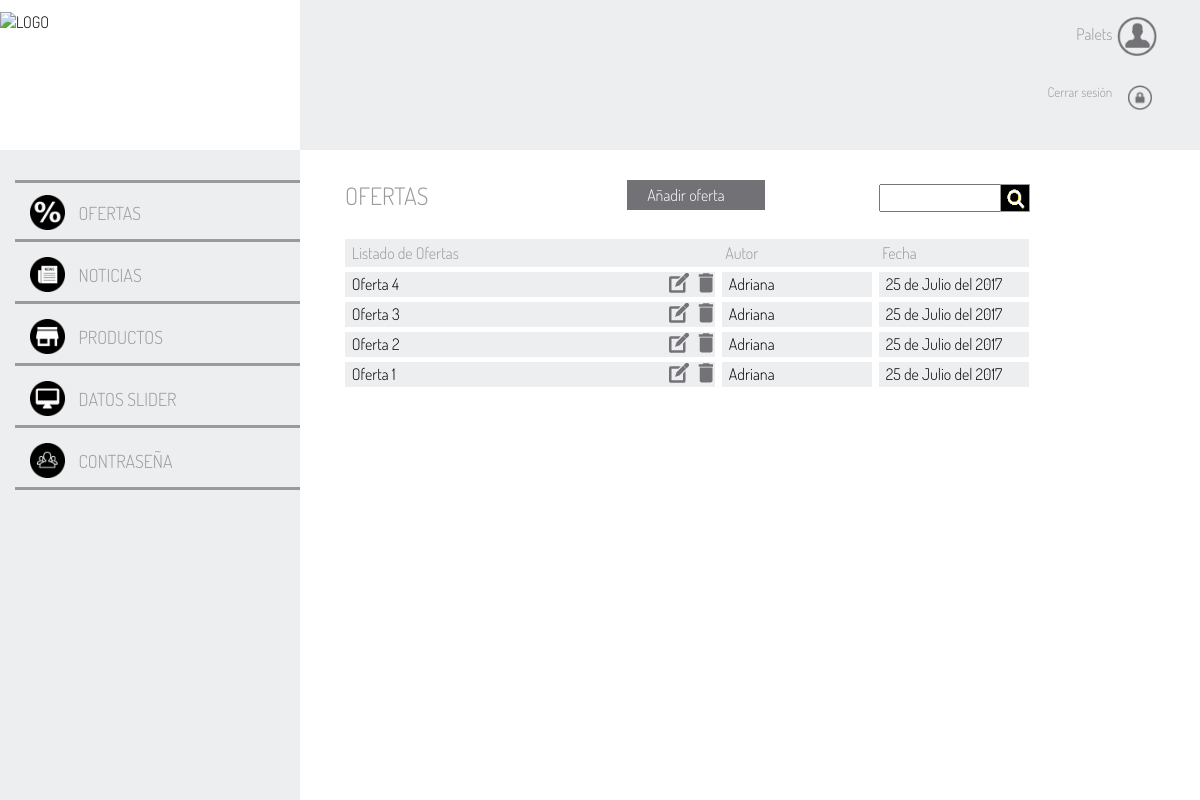
The app's page /administracion.php (signed in) with its own data.
### tables this page shows
CREATE TABLE `administrador` (
  `id` int(11) NOT NULL,
  `login` varchar(25) NOT NULL,
  `clave` text NOT NULL,
  `nombre` varchar(100) NOT NULL,
  `usuario` text NOT NULL
);

CREATE TABLE `ofertas` (
  `id` int(11) NOT NULL,
  `codigo` text NOT NULL,
  `nombre_es` text NOT NULL,
  `nombre_gl` text NOT NULL,
  `nombre_en` text NOT NULL,
  `pdf` text NOT NULL,
  `fecha` date NOT NULL,
  `autor` int(11) NOT NULL,
  `imagen` text NOT NULL,
  `texto_es` text NOT NULL,
  `texto_gl` text NOT NULL,
  `texto_en` text NOT NULL
);

### php/ofertas.php (the view, shortened to what this page needs)
<?php
include('conexion.php');
$consulta_ofertas = "SELECT * FROM ofertas";
$rs_ofertas = mysqli_query($con, $consulta_ofertas);
$num_total_ofertas = mysqli_num_rows($rs_ofertas);
$tam_pag = 10;
if(!isset($_GET["pagina"]))
    $pagina="";
else
    $pagina = $_GET["pagina"];
if (!$pagina) {
   $inicio = 0;
   $pagina = 1;
}
else {
   $inicio = ($pagina - 1) * $tam_pag;
}
$total_paginas = ceil($num_total_ofertas / $tam_pag);
$consulta = "SELECT * FROM ofertas ORDER BY id DESC LIMIT ".$inicio."," . $tam_pag;
$result = mysqli_query($con, $consulta);
$texto = '';
if (isset($_POST['buscar_oferta'])) {
    $busqueda = trim($_POST['buscar_oferta']);
    $busqueda = mysqli_real_escape_string($con, $busqueda);
    $entero = 0;
    if (empty($busqueda)){
      $texto = '<p class="texto_busqueda">Búsqueda sin resultados<p>';
    }else{
        mysqli_set_charset('utf8');
        $sql = "SELECT * FROM ofertas WHERE nombre_es LIKE '%" .$busqueda. "%' ORDER BY nombre_es";
        $resultado = mysqli_query($con, $sql);
        if (mysqli_num_rows($resultado) > 0){
            echo '<table class="tabla_ofertas" align="center">
                <tr>
                <th>Listado de Ofertas</th>
                <th>Autor</th>
                <th>Fecha</th>
                </tr>';
            while ($fila=mysqli_fetch_array($resultado, MYSQLI_ASSOC))
            {
              if(!isset($_GET["elem"]))
                $elem = $fila['codigo'];
            else
                $elem = '';
            echo '<tr><td><div>'.$fila["nombre_es"]; ?>
            <div class="iconos_bd"><div class="img1_bd"><a href="?editar_oferta=<?php echo $elem; ?>"><img src ="images/iconos_areaprivada/ap_editar.png"></a></div>
            <div class="img2_bd"><a onclick="if(confirm('ADVERTENCIA \n Si acepta eliminar el archivo, también será eliminado de su servidor. ¿Desea borrar de forma permanente este archivo?') == false){return false;}" href="?borrar_oferta=<?php echo $elem; ?>"><img src="images/iconos_areaprivada/ap_eliminar.png"></a></div><div class="clear"></div></div></div></td>
            <?php $autor=mysqli_query($con, "select nombre from administrador WHERE id =".$fila["autor"]);
                while ($fil=mysqli_fetch_array($autor, MYSQLI_ASSOC)) {
                    echo '<td>'.utf8_encode($fil["nombre"]).'</td>';
                }
                $fecha_b = strtotime($fila['fecha']);
                $dia_b = date('d',$fecha_b);
                $mes_b = date('m',$fecha_b);
                $ano_b = date('Y',$fecha_b);
              $meses_b = array("Enero","Febrero","Marzo","Abril","Mayo","Junio","Julio","Agosto","Septiembre","Octubre","Noviembre","Diciembre");
            echo '<td><time datetime="'.$fila['fecha'].'"> '.$dia_b." de ".$meses_b[$mes_b-1]. " del ".$ano_b.'</time></td></tr>';
            }
            mysqli_free_result($result);
            echo '</table>';
        }
        else{
            $texto = "<p class='texto_busqueda'>No hay resultados</p>";
        }
    }
echo $texto;
} else {
?>
<div class="buscador">
  <form id="buscador_oferta"  method="post" action="">
    <div class="formu_input"><input id="buscar_oferta" name="buscar_oferta" type="search" placeholder="Buscar..." autofocus > </div>
    <div class="formu_img"><input type="image" src="images/iconos_areaprivada/ap_buscar.png" alt="submit" class="boton" value="buscar"> </div>
  </form>
</div>
<table class="tabla_ofertas" align="center">
<tr>
<th>Listado de Ofertas</th>
<th>Autor</th>
<th>Fecha</th>
</tr>
<?php
while ($row=mysqli_fetch_array($result, MYSQLI_ASSOC))
{
  if(!isset($_GET["elem"]))
    $elem = $row['codigo'];
else
    $elem = '';
echo '<tr><td><div>'.$row["nombre_es"]; ?>
<div class="iconos_bd"><div class="img1_bd"><a href="?editar_oferta=<?php echo $elem; ?>"><img src ="images/iconos_areaprivada/ap_editar.png"></a></div>
<div class="img2_bd"><a onclick="if(confirm('ADVERTENCIA \n Si acepta eliminar el archivo, también será eliminado de su servidor. ¿Desea borrar de forma permanente este archivo?') == false){return false;}" href="?borrar_oferta=<?php echo $elem; ?>"><img src="images/iconos_areaprivada/ap_eliminar.png"></a></div><div class="clear"></div></div></div></td>
<?php $autor=mysqli_query($con, "select nombre from administrador WHERE id =".$row["autor"]);
    while ($fil=mysqli_fetch_array($autor, MYSQLI_ASSOC)) {
        echo '<td>'.utf8_encode($fil["nombre"]).'</td>';
    }
    $fecha = strtotime($row['fecha']);
    $dia = date('d',$fecha);
    $mes = date('m',$fecha);
    $ano = date('Y',$fecha);
  $meses = array("Enero","Febrero","Marzo","Abril","Mayo","Junio","Julio","Agosto","Septiembre","Octubre","Noviembre","Diciembre");
echo '<td><time datetime="'.$row['fecha'].'"> '.$dia." de ".$meses[$mes-1]. " del ".$ano.'</time></td></tr>';
}
?>
</table>
<?php
if ($total_paginas > 1) {
    if ($pagina != 1) {
            echo '<a href="?list_ofertas&pagina='.($pagina-1).'">« Anterior</a> | ';
            for ($i=1;$i<=$total_paginas;$i++) {
                if ($pagina == $i)
                    echo ' | '.$pagina." | ";
                else
                    echo '  <a class="color" href="?list_ofertas&pagina='.$i.'">'.$i.'</a>  ';
           }
           if ($pagina != $total_paginas)
               echo '<a href="?list_ofertas&pagina='.($pagina+1).'"> | Siguiente »</a>';
} } }
?>

### php/cabecera_administracion.php (shortened to what this page needs)
<?php
            $login = $_SESSION['administrador'];
            include('conexion.php');
    ?>
<div class="cabecera_izq">
	<div class="logo_pardal"><a href="index.php"><img src="" alt="LOGO" /></a></div>
</div>
<div class="cabecera_der">
	<div class="user_administrador">
		<?php
		$result = mysqli_query($con, "SELECT nombre FROM administrador WHERE login = '$login'");
           $row=mysqli_fetch_array($result, MYSQLI_NUM);
           echo "<h4>".$row[0]."</h4>";
           ?>
	</div>
	<div class="user_salir">
		<a href='logout.php'><h5>Cerrar sesión</h5></a>
	</div>
</div>

### css/desktop.css (style rules this page uses)
* { margin: 0; padding: 0; font-family: 'Dosis.Light', sans-serif; font-weight: 100; }
html { width: 100%; height: 100%; }
body { width: 100%; height: 100%; margin: 0; }
body { height: auto !important; }
.body.admin { width: 100%; height: 100% !important; margin: 0; }
.cabecera.administracion .cabecera_izq { width: 25%; float: left; height: 150px; }
.cabecera.administracion .cabecera_izq .logo_pardal { width: 300px; padding-top: 1%; position: fixed; height: 100px; }
.cabecera.administracion .cabecera_der { width: 75%; float: right; text-align: right; height: 150px; background: #EDEEF0; position: fixed; margin-left: 25%; }
.cabecera.administracion a { text-decoration: none; color: inherit; }
.cabecera.administracion .cabecera_der .user_administrador,.cabecera.administracion .cabecera_der .user_salir { padding-right: 5%; padding-top: 1%; height: 50px; }
.cabecera.administracion .cabecera_der h4,.cabecera.administracion .cabecera_der h5 { margin-right: 5%; color: #9A999E; margin-top: 1.8%; }
.user_administrador { background: url("../images/iconos_areaprivada/ap_user.png"); background-size: 40px 40px; background-repeat: no-repeat; background-position: 95% 85%; }
.user_salir { background: url("../images/iconos_areaprivada/ap_cerrar.png"); background-size: 25px 25px; background-repeat: no-repeat; background-position: 94.5% 75%; }
.tabla_ofertas, .tabla_noticias, .tabla_usuarios, .tab_productos, .tab_slider, .tab_usuarios, .tabla_productos, .tabla_slider, .tabla_add_oferta, .tabla_add_noticia, .tabla_add_producto, .tabla_add_slider, .tabla_add_usuario { width: 100%; text-align: left; border-collapse: collapse; margin-bottom: 2%; }
.tabla_ofertas, .tabla_noticias, .tabla_usuarios, .tabla_productos, .tabla_slider { margin-bottom: 2%; }
.tabla_ofertas th, .tabla_noticias th, .tabla_usuarios th, .tab_productos th, .tab_usuarios th, .tab_slider th, .tabla_add_oferta th, .tabla_add_noticia th, .tabla_add_producto th, .tabla_add_slider th, .tabla_add_usuario th { color: #9A999E; margin-bottom: 1%; border-bottom: white 5px solid; padding-left: 1%; }
.tabla_ofertas tr, .tabla_noticias tr, .tabla_usuarios tr, .tab_productos tr, .tab_usuarios tr, .tabla_productos tr th, .tab_slider tr, .tabla_slider tr th, .tabla_add_oferta tr, .tabla_add_noticia tr, .tabla_add_producto tr, .tabla_add_slider tr, .tabla_add_usuario tr { height: 30px; background-color: #EDEEF0; border-bottom: white 5px solid; }
.tabla_ofertas tr td, .tabla_noticias tr td, .tabla_productos tr td, .tabla_slider tr td, .tabla_usuarios tr td { padding-left: 1%; }
.tabla_ofertas tr td:nth-child(2), .tabla_ofertas tr td:nth-child(3), .tabla_noticias tr td:nth-child(2), .tabla_noticias tr td:nth-child(3), .tabla_usuarios tr td:nth-child(2), .tabla_usuarios tr td:nth-child(3) { width: 150px; border-left: white 7px solid; }
.tabla_ofertas .iconos_bd, .tabla_noticias .iconos_bd, .tabla_usuarios .iconos_bd { width: 15%; height: 11px; float: right; margin-top: -0.5%; }
.iconos_bd .img1_bd, .iconos_bd .img2_bd { height: 20px; width: auto; float: left; margin-left: 17%; }
.iconos_bd .img1_bd, .iconos_bd .img2_bd { height: 20px; width: auto; float: left; margin-left: 13%; cursor: pointer }
.iconos_bd .img1_bd img, .iconos_bd .img2_bd img { cursor: pointer; }
.buscador { width: 33%; margin-top: -8%; height: 50px; float: right; }
.boton { height: 26px; width: 28px; margin-left: -0.5%; border: 1px solid #9A999E; }
input#buscar_oferta, input#buscar_noticia, input#buscar_producto, input#buscar_slider, input#buscar_usuario { height: 28px; width: 150px; margin-left: 29%; }
.formu_input { float: left; width: 57%; }
.formu_img { float: left; width: 2%; margin-left: 27%; }
#buscador_oferta, #buscador_noticia, #buscador_slider, #buscador_producto, #buscador_usuario { float: right; }

### records on screen
administrador: nombre "Palets"
ofertas: nombre_es "Oferta 4", fecha "25", fecha "Julio", fecha "2017"
administrador: nombre "Adriana"
ofertas: nombre_es "Oferta 3", fecha "25", fecha "Julio", fecha "2017"
ofertas: nombre_es "Oferta 2", fecha "25", fecha "Julio", fecha "2017"
ofertas: nombre_es "Oferta 1", fecha "25", fecha "Julio", fecha "2017"
